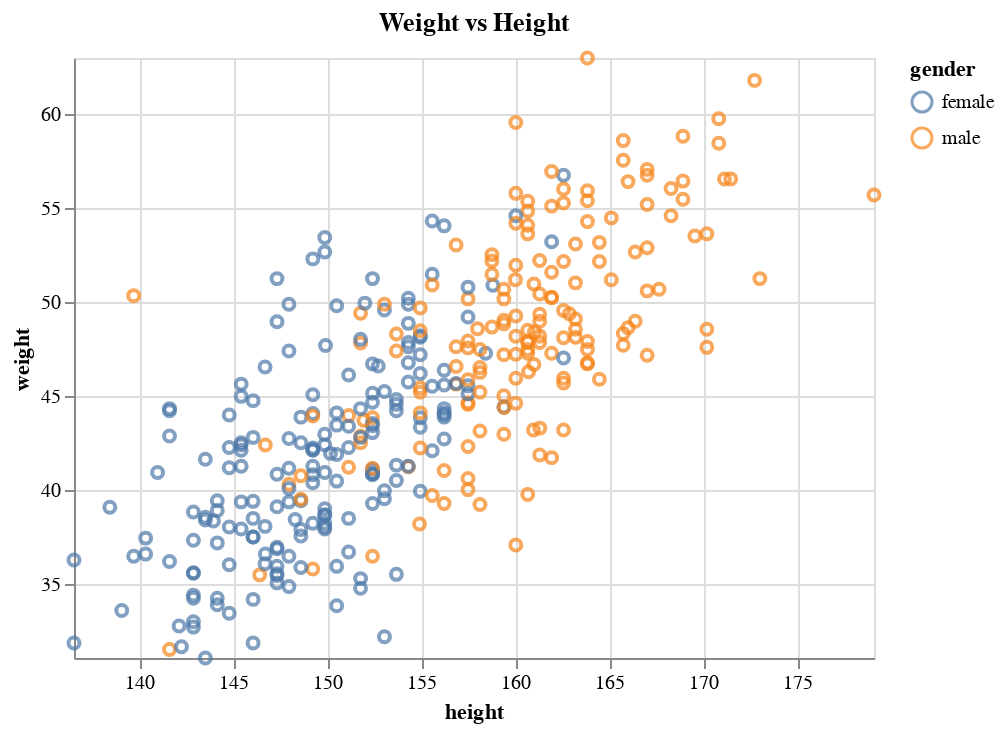

Notebook cell for this chart:
### Code cell
gender_str = [["female", "male"][g] for g in gender]
df = pd.DataFrame({"height": height, "weight": weight, "gender": gender_str})

data_chart = (
    alt.Chart(df, title="Weight vs Height")
    .mark_point()
    .encode(
        alt.X("height", scale=alt.Scale(domain=(height.min(), height.max()))),
        alt.Y("weight", scale=alt.Scale(domain=(weight.min(), weight.max()))),
        color="gender",
    )
)
data_chart

### Figure 1 — Vega-Lite specification as saved in the notebook (floating-point values rounded to 4 significant figures; data arrays with more than 128 entries replaced by an {"elided": "..."} marker saying what was removed)
{"$schema": "https://vega.github.io/schema/vega-lite/v4.17.0.json", "config": {"view": {"continuousHeight": 300, "continuousWidth": 400}}, "data": {"name": "data-6b9e9867fa0e274f136f8cd3b0e229fb"}, "datasets": {"data-6b9e9867fa0e274f136f8cd3b0e229fb": {"elided": "352 records"}}, "encoding": {"color": {"field": "gender", "type": "nominal"}, "x": {"field": "height", "scale": {"domain": [136.5, 179.1]}, "type": "quantitative"}, "y": {"field": "weight", "scale": {"domain": [31.07, 62.99]}, "type": "quantitative"}}, "mark": "point", "title": "Weight vs Height"}
